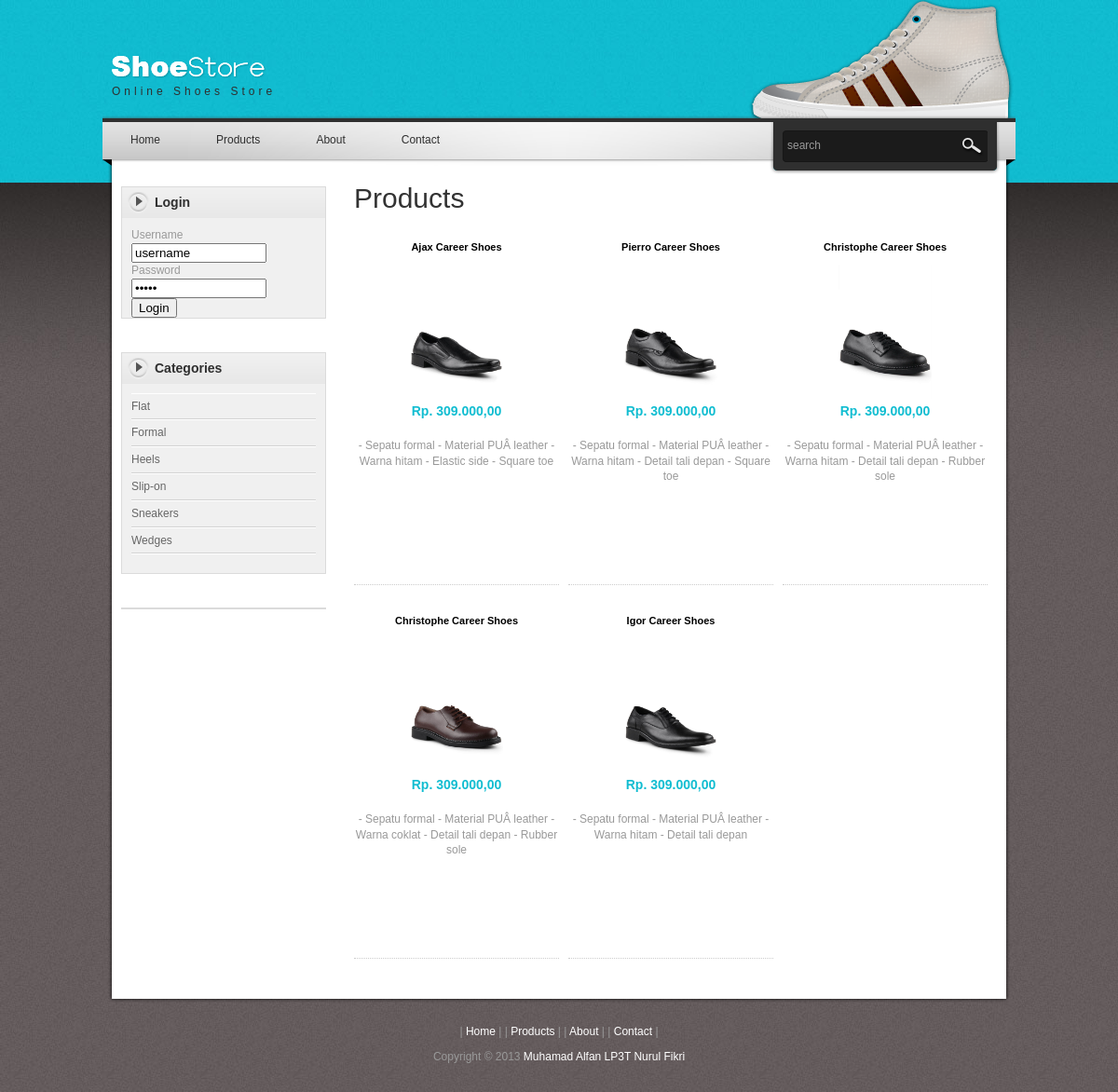
/index.php?hal=products&cat=1, run on the app's committed database.
### tables this page shows
CREATE TABLE IF NOT EXISTS `categories` (
  `id` int(11) NOT NULL AUTO_INCREMENT,
  `name` varchar(25) NOT NULL,
  PRIMARY KEY (`id`)
);

CREATE TABLE IF NOT EXISTS `shoes` (
  `id` int(11) NOT NULL AUTO_INCREMENT,
  `name` varchar(25) NOT NULL,
  `categories_id` int(11) NOT NULL,
  `price` varchar(20) NOT NULL,
  `picture` varchar(45) DEFAULT NULL,
  `size` varchar(4) NOT NULL,
  `stock` int(11) DEFAULT NULL,
  `comment` varchar(1500) NOT NULL,
  PRIMARY KEY (`id`),
  KEY `fk_shoes_categories_idx` (`categories_id`)
);

### index.php (called while the page is built, shortened)
<?php
include_once 'dbconection.php';
include_once 'ar_menu.php';
include_once 'header.php';
include_once 'menu.php';
include_once 'sidebar.php';
include_once 'main.php';
include_once 'footer.php';
?>

### ar_menu.php (called while the page is built, shortened)
<?php
$ar_menu['home'] = 'Home';
$ar_menu['products'] = 'Products';
$ar_menu['about'] = 'About';
$ar_menu['contact'] = 'Contact';
?>

### products.php (the view, shortened to what this page needs)
<?php
$cat=$_GET['cat'];
if(!empty($cat)) $q=" WHERE categories_id =$cat";
$sql= "SELECT * FROM shoes$q $x ORDER BY id DESC ";
$rs = $dbh->query($sql);
?>
<h1> Products</h1>
<?php
foreach ($rs as $row) {
$rp=$row['price'];
echo '<div class="product_box">
        <h3>'.$row['name'].'</h3>
     <a href="#"><img src="images/product/'.$row['picture'].'" width="100" /></a>
     <p class="product_price">Rp. '.number_format($rp,2,',','.');
echo '</p>
     <p> '.$row['comment'].'</p>';
echo '</div>';
}
?>

### header.php (shortened to what this page needs)
<!DOCTYPE html PUBLIC "-//W3C//DTD XHTML 1.0 Transitional//EN" "http://www.w3.org/TR/xhtml1/DTD/xhtml1-transitional.dtd">
<html xmlns="http://www.w3.org/1999/xhtml">
<head>
<link href="css/templatemo_style.css" rel="stylesheet" type="text/css" />
<link rel="stylesheet" href="css/nivo-slider.css" type="text/css" media="screen" />
<link rel="stylesheet" type="text/css" href="css/ddsmoothmenu.css" />
</head>
<body>
<div id="templatemo_body_wrapper">
<div id="templatemo_wrapper">
	<div id="templatemo_header">
    	<div id="site_title"><h1><a href="#">Online Shoes Store</a></h1></div>
    </div>

### menu.php (shortened to what this page needs)
<div id="templatemo_menubar">
    <div id="top_nav" class="ddsmoothmenu">
        <ul>
            <?php
            foreach ($ar_menu as $k => $v) {
            echo '<li><a href="index.php?hal='.$k.'">'.$v.'</a></li>';
            } ?>
        </ul>
        <br style="clear: left" />
    </div>
    <div id="templatemo_search">
        <form action="#" method="GET">
          <input type="text" value="search" name="keyword" id="keyword" title="keyword" onfocus="this.value=''" onblur="clearText(this)" class="txt_field" />
          <input type="submit" name="search" value="" alt="Search" id="searchbutton" title="Search" class="sub_btn"  />
        </form>
    </div>
</div>

### sidebar.php (shortened to what this page needs)
    <div id="templatemo_main">
    	<div id="sidebar" class="float_l">
            <div class="sidebar_box"><span class="bottom"></span>
        <?php
        if(empty($_SESSION['MEMBER'])){
         ?>
            	<h3>Login</h3>
                <div class="content">
                    <form action="process_login.php" method="POST">
                        <label>Username</label><br/>
                            <input type="text" name="user" value="username" size="15" onFocus="this.value=''"/><br/>
                        <label>Password</label><br/>
                            <input type="password" name="pass" size="15" value="12345" onFocus="this.value=''"/><br/>
                            <input type="submit" class="button" name="proses" value="Login"/>
                    </form>
                </div>
        <?php } ?>
            </div>
<?php
$sql= "SELECT * FROM categories ORDER BY name";
$rs = $dbh->query($sql);
?>
            <div class="sidebar_box"><span class="bottom"></span>
            	<h3>Categories</h3>
                <div class="content">
                    <ul class="sidebar_list">
                        <?php
                        foreach ($rs as $ro) {
                        echo '<li><a href="index.php?hal=products&cat='.$ro['id'].'">'.$ro['name'].'</a> &nbsp; &nbsp; &nbsp;';
                        }
                        ?>
                        <li class="last"></li>
                    </ul>
                </div>
            </div>
            <div class="sidebar_box"><span class="bottom"></span>
            </div>
        </div>

### main.php (shortened to what this page needs)
   <div id="content" class="float_r">
        <?php
        $hal = $_GET['hal'];
	if(!empty($hal)){
        include_once $link[$hal];
	}
	else {
        include_once $link['home'];
	}
        ?>
    </div>
</div>

### footer.php
    <div id="templatemo_footer">
    	<p><?php
            foreach ($ar_menu as $k => $v) {
            echo '| <a href="index.php?hal='.$k.'">'.$v.'</a> | ';
            }?>
	</p>
    	Copyright © 2013 <a href="#">Muhamad Alfan  LP3T Nurul Fikri</a></div>
</div>
</div>
</body>
</html>

### css/templatemo_style.css (style rules this page uses)
body { margin: 0; padding: 0; color: #999; font-family: Tahoma, Geneva, sans-serif; font-size: 12px; line-height: 1.4em; background-color: #665f5f; background-repeat: repeat; background-image: url(../images/templatemo_body.jpg) }
a, a:link, a:visited { color: #0299aa; font-weight: normal; text-decoration: none }
p { margin: 0 0 10px 0; padding: 0; }
img { border: none; }
h1, h2, h3, h4, h5, h6 { color: #333; font-weight: normal; }
h1 { font-size: 30px; margin: 0 0 30px; padding: 5px 0 }
h3 { font-size: 20px; margin: 0 0 20px; padding: 0; }
.float_l { float: left }
.float_r { float: right }
#templatemo_body_wrapper { width: 100%; background: url(../images/templatemo_body_top.jpg) repeat-x top }
#templatemo_wrapper { width: 980px; margin: 0 auto; }
#templatemo_header { width: 960px; height: 70px; padding: 30px 10px; background: url(../images/templatemo_header_bg.png) no-repeat bottom; }
#templatemo_menubar { width: 980px; height: 60px; background: url(../images/templatemo_menubar.png) no-repeat; }
#templatemo_main { width: 940px; padding: 10px 20px; background: url(../images/templatemo_main_bg.png) repeat-y }
#content { width: 690px }
#sidebar { width: 220px }
#templatemo_footer { width: 960px; padding: 30px 10px; text-align: center; background: url(../images/templatemo_footer.png) no-repeat top }
#site_title { float: left; margin-top: 30px; }
#site_title h1 { margin: 0; padding: 0 }
#site_title h1 a { display: block; width: 300px; height: 40px; padding-top: 30px; font-size: 12px; letter-spacing: 4px; color: #2f2f2f; text-align: left; background: url(../images/templatemo_logo.png) no-repeat top left }
#templatemo_search { float: right; margin: 10px 30px 0; width: 220px; height: 34px; background: url(../images/templatemo_search_bg.png) }
#templatemo_search form { margin: 0; padding: 0; }
#templatemo_search .txt_field { float: left; display: block; height: 22px; line-height: 22px; width: 170px; color: #999; font-size: 12px; padding: 5px; font-variant: normal; border: none; background: none; }
#templatemo_search .sub_btn { float: right; display: block; color: #fff; height: 33px; width: 40px; font-size: 11px; font-weight: 700; line-height: 26px; cursor: pointer; border: none; background: none; }
.sidebar_box { position: relative; background: #f0f0f0; margin-bottom: 36px; border: 1px solid #dbdbdb }
.sidebar_box h3 { font-size: 14px; font-weight: 700; padding: 0 10px 0 35px; margin: 0; width: 185px; height: 33px; line-height: 33px; margin-bottom: 0; background: url(../images/templatemo_sidebar_header.png) no-repeat; color: #2f2f2f }
#sidebar .sidebar_box .content { padding: 10px 10px 0; }
#sidebar .sidebar_list { margin: 0; padding: 0 0 10px; list-style: none; }
#sidebar .sidebar_list li { display: block; margin: 0; padding: 5px 0; border-top: 1px solid #fff; border-bottom: 1px solid #d3d3d3 }
#sidebar .sidebar_list li.last { border-bottom: none }
#sidebar .sidebar_list li a { color: #666; }
.product_box { float: left; width: 220px; height: 350px; text-align: center; margin: 0 10px 30px 0; padding-bottom: 20px; border-bottom: 1px dotted #ccc }
.product_box img { margin-bottom: 5px; }
.product_box h3 { font-size: 11px; color: #000; font-weight: 700; margin-bottom: 10px; }
.product_box .product_price { color: #11bdd1; font-size: 14px; font-weight: 700; margin-bottom: 20px; }
#templatemo_footer { color: #999 }
#templatemo_footer a { color: #fff; }

### css/ddsmoothmenu.css (style rules this page uses)
.ddsmoothmenu { float: left; }
.ddsmoothmenu ul { z-index:100; margin: 0; padding: 0; list-style-type: none; }
.ddsmoothmenu ul li { position: relative; display: inline; float: left; }
.ddsmoothmenu ul li a { display: block; padding: 0 30px; height: 40px; line-height: 40px; font-size: 12px; color: #2f2f2f; text-decoration: none; outline: none; text-align: center; }

### data on the page
categories: name "Flat"
categories: name "Formal"
categories: name "Heels"
categories: name "Slip-on"
categories: name "Sneakers"
categories: name "Wedges"
shoes: name "Ajax Career Shoes", picture (picture), price "309.000,00", comment "- Sepatu formal - Material PUÂ leather - Warna hitam - Elastic side - Square toe"
shoes: name "Pierro Career Shoes", picture (picture), price "309.000,00", comment "- Sepatu formal - Material PUÂ leather - Warna hitam - Detail tali depan - Square toe"
shoes: name "Christophe Career Shoes", picture (picture), price "309.000,00", comment "- Sepatu formal - Material PUÂ leather - Warna hitam - Detail tali depan - Rubber sole"
shoes: name "Christophe Career Shoes", picture (picture), price "309.000,00", comment "- Sepatu formal - Material PUÂ leather - Warna coklat - Detail tali depan - Rubber sole"
shoes: name "Igor Career Shoes", picture (picture), price "309.000,00", comment "- Sepatu formal - Material PUÂ leather - Warna hitam - Detail tali depan"

### other printed values
$v "Home"
$v "Products"
$v "About"
$v "Contact"
